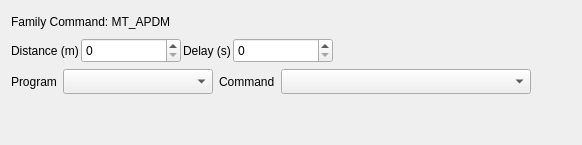
          <widget class="QWidget" name="tab">
           <attribute name="title">
            <string>MT_APDM</string>
           </attribute>
           <layout class="QGridLayout" name="gridLayout_10">
            <item row="0" column="0">
             <widget class="QLabel" name="label_Family_MT_APDM">
              <property name="minimumSize">
               <size>
                <width>0</width>
                <height>21</height>
               </size>
              </property>
              <property name="maximumSize">
               <size>
                <width>16777215</width>
                <height>21</height>
               </size>
              </property>
              <property name="text">
               <string>Family Command: MT_APDM</string>
              </property>
             </widget>
            </item>
            <item row="2" column="0">
             <layout class="QHBoxLayout" name="horizontalLayout_30">
              <item>
               <widget class="QLabel" name="label_Program_MT_APDM">
                <property name="minimumSize">
                 <size>
                  <width>0</width>
                  <height>21</height>
                 </size>
                </property>
                <property name="maximumSize">
                 <size>
                  <width>75</width>
                  <height>21</height>
                 </size>
                </property>
                <property name="text">
                 <string>Program</string>
                </property>
               </widget>
              </item>
              <item>
               <widget class="QComboBox" name="comboBox_Program_MT_APDM">
                <property name="minimumSize">
                 <size>
                  <width>150</width>
                  <height>25</height>
                 </size>
                </property>
                <property name="maximumSize">
                 <size>
                  <width>150</width>
                  <height>25</height>
                 </size>
                </property>
               </widget>
              </item>
              <item>
               <widget class="QLabel" name="label_Command_MT_APDM_2">
                <property name="minimumSize">
                 <size>
                  <width>0</width>
                  <height>21</height>
                 </size>
                </property>
                <property name="maximumSize">
                 <size>
                  <width>75</width>
                  <height>21</height>
                 </size>
                </property>
                <property name="text">
                 <string>Command</string>
                </property>
               </widget>
              </item>
              <item>
               <widget class="QComboBox" name="comboBox_Command_MT_APDM">
                <property name="minimumSize">
                 <size>
                  <width>250</width>
                  <height>25</height>
                 </size>
                </property>
                <property name="maximumSize">
                 <size>
                  <width>16777215</width>
                  <height>25</height>
                 </size>
                </property>
               </widget>
              </item>
              <item>
               <spacer name="horizontalSpacer_42">
                <property name="orientation">
                 <enum>Qt::Horizontal</enum>
                </property>
                <property name="sizeHint" stdset="0">
                 <size>
                  <width>40</width>
                  <height>20</height>
                 </size>
                </property>
               </spacer>
              </item>
             </layout>
            </item>
            <item row="4" column="0">
             <spacer name="verticalSpacer_8">
              <property name="orientation">
               <enum>Qt::Vertical</enum>
              </property>
              <property name="sizeHint" stdset="0">
               <size>
                <width>20</width>
                <height>40</height>
               </size>
              </property>
             </spacer>
            </item>
            <item row="1" column="0">
             <layout class="QHBoxLayout" name="horizontalLayout_28">
              <property name="spacing">
               <number>2</number>
              </property>
              <item>
               <widget class="QLabel" name="label_Distance_MT_APDM">
                <property name="minimumSize">
                 <size>
                  <width>0</width>
                  <height>21</height>
                 </size>
                </property>
                <property name="maximumSize">
                 <size>
                  <width>16777215</width>
                  <height>21</height>
                 </size>
                </property>
                <property name="text">
                 <string>Distance (m)</string>
                </property>
               </widget>
              </item>
              <item>
               <widget class="QSpinBox" name="spinBox_Distance_MT_APDM">
                <property name="minimumSize">
                 <size>
                  <width>100</width>
                  <height>25</height>
                 </size>
                </property>
                <property name="maximumSize">
                 <size>
                  <width>100</width>
                  <height>25</height>
                 </size>
                </property>
               </widget>
              </item>
              <item>
               <widget class="QLabel" name="label_Dela_MT_APDM">
                <property name="minimumSize">
                 <size>
                  <width>0</width>
                  <height>21</height>
                 </size>
                </property>
                <property name="maximumSize">
                 <size>
                  <width>16777215</width>
                  <height>21</height>
                 </size>
                </property>
                <property name="text">
                 <string>Delay (s)</string>
                </property>
               </widget>
              </item>
              <item>
               <widget class="QSpinBox" name="spinBox_Delay_MT_APDM">
                <property name="minimumSize">
                 <size>
                  <width>100</width>
                  <height>25</height>
                 </size>
                </property>
                <property name="maximumSize">
                 <size>
                  <width>100</width>
                  <height>25</height>
                 </size>
                </property>
               </widget>
              </item>
              <item>
               <spacer name="horizontalSpacer_39">
                <property name="orientation">
                 <enum>Qt::Horizontal</enum>
                </property>
                <property name="sizeHint" stdset="0">
                 <size>
                  <width>40</width>
                  <height>20</height>
                 </size>
                </property>
               </spacer>
              </item>
             </layout>
            </item>
           </layout>
          </widget>
